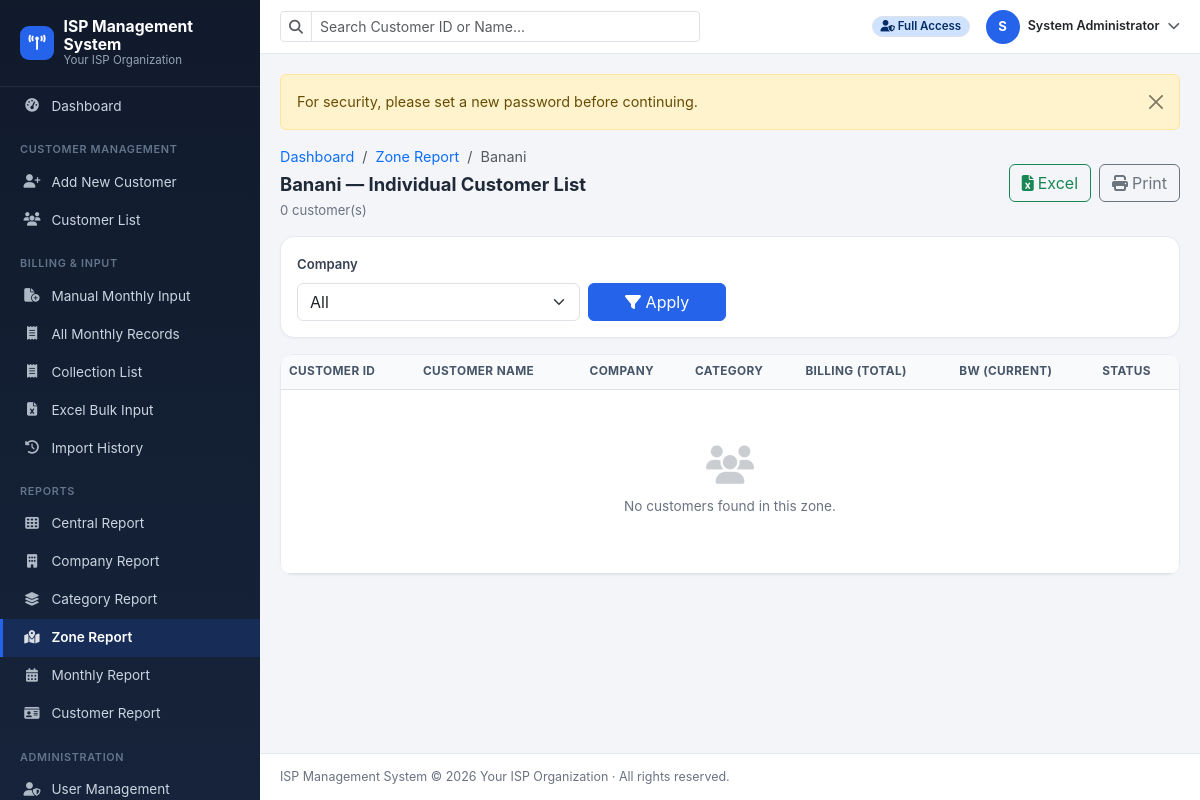
/reports/zone_customers.php?zone=2 (signed in), run on the app's committed database.
### tables this page shows
CREATE TABLE IF NOT EXISTS `users` (
  `id` INT UNSIGNED NOT NULL AUTO_INCREMENT,
  `full_name` VARCHAR(150) NOT NULL,
  `username` VARCHAR(60) NOT NULL,
  `email` VARCHAR(150) NOT NULL,
  `password` VARCHAR(255) NOT NULL,
  `role` ENUM('admin','viewer') NOT NULL DEFAULT 'viewer',
  `status` ENUM('active','inactive') NOT NULL DEFAULT 'active',
  `failed_attempts` TINYINT UNSIGNED NOT NULL DEFAULT 0,
  `locked_until` DATETIME NULL DEFAULT NULL,
  `remember_token` VARCHAR(100) NULL DEFAULT NULL,
  `last_login_at` DATETIME NULL DEFAULT NULL,
  `must_change_password` TINYINT(1) NOT NULL DEFAULT 0,
  `created_at` DATETIME NOT NULL DEFAULT CURRENT_TIMESTAMP,
  `updated_at` DATETIME NOT NULL DEFAULT CURRENT_TIMESTAMP ON UPDATE CURRENT_TIMESTAMP,
  PRIMARY KEY (`id`),
  UNIQUE KEY `uq_users_username` (`username`),
  UNIQUE KEY `uq_users_email` (`email`)
);

CREATE TABLE IF NOT EXISTS `zones` (
  `id` INT UNSIGNED NOT NULL AUTO_INCREMENT,
  `zone_name` VARCHAR(100) NOT NULL,
  `status` ENUM('active','inactive') NOT NULL DEFAULT 'active',
  `created_at` DATETIME NOT NULL DEFAULT CURRENT_TIMESTAMP,
  `updated_at` DATETIME NOT NULL DEFAULT CURRENT_TIMESTAMP ON UPDATE CURRENT_TIMESTAMP,
  PRIMARY KEY (`id`),
  UNIQUE KEY `uq_zones_name` (`zone_name`)
);

### includes/functions.php (called while the page is built, shortened)
<?php
function app_settings(): array
{
    static $settings = null;
    if ($settings === null) {
        $settings = [];
        try {
            $stmt = db()->query('SELECT setting_key, setting_value FROM settings');
            foreach ($stmt->fetchAll() as $row) {
                $settings[$row['setting_key']] = $row['setting_value'];
            }
        } catch (Throwable $e) {
        }
        $defaults = [
            'software_name'          => 'ISP Management System',
            'organization_name'      => 'Your ISP Organization',
            'logo_path'              => '',
            'currency_code'          => 'BDT',
            'currency_symbol'        => '৳',
            'timezone'               => 'Asia/Dhaka',
            'date_format'            => 'd-m-Y',
            'month_format'           => 'M-Y',
            'customer_id_digits'     => '5',
            'default_pagination'     => '25',
            'excel_upload_limit_mb'  => '10',
            'session_timeout_minutes'=> '60',
        ];
        $settings = array_merge($defaults, $settings);
    }
    return $settings;
}
function setting(string $key, $default = null)
{
    $settings = app_settings();
    return $settings[$key] ?? $default;
}
function e(?string $value): string
{
    return htmlspecialchars($value ?? '', ENT_QUOTES, 'UTF-8');
}
function get_param(string $key, $default = '')
{
    return isset($_GET[$key]) ? trim((string) $_GET[$key]) : $default;
}
function flash_get(): array
{
    $messages = $_SESSION['flash'] ?? [];
    return $messages;
}
function build_query(array $overrides = []): string
{
    $params = array_merge($_GET, $overrides);
    return http_build_query($params);
}
function run_row(string $sql, array $params = []): ?array
{
    $stmt = db()->prepare($sql);
    $stmt->execute($params);
    $row = $stmt->fetch();
    return $row ?: null;
}
function run_all(string $sql, array $params = []): array
{
    $stmt = db()->prepare($sql);
    $stmt->execute($params);
    return $stmt->fetchAll();
}
function base_url(string $path = ''): string
{
    $base = defined('BASE_URL') ? BASE_URL : '';
    return rtrim($base, '/') . '/' . ltrim($path, '/');
}

### includes/db.php (called while the page is built)
<?php
function db(): PDO
{
    static $pdo = null;
    if ($pdo === null) {
        $dsn = 'mysql:host=' . DB_HOST . ';dbname=' . DB_NAME . ';charset=' . DB_CHARSET;
        $options = [
            PDO::ATTR_ERRMODE            => PDO::ERRMODE_EXCEPTION,
            PDO::ATTR_DEFAULT_FETCH_MODE => PDO::FETCH_ASSOC,
            PDO::ATTR_EMULATE_PREPARES   => false,
        ];
        try {
            $pdo = new PDO($dsn, DB_USER, DB_PASSWORD, $options);
        } catch (PDOException $e) {
            http_response_code(500);
            if (defined('APP_DEBUG') && APP_DEBUG) {
                die('Database connection failed: ' . htmlspecialchars($e->getMessage()));
            }
            die('Database connection failed. Please check config/database.php and try again.');
        }
    }
    return $pdo;
}

### config/config.php (called while the page is built, shortened)
<?php
require_once APP_ROOT . '/includes/db.php';
require_once APP_ROOT . '/includes/functions.php';
require_once APP_ROOT . '/includes/auth.php';
$settingsTz = setting('timezone', 'Asia/Dhaka');

### includes/auth.php (called while the page is built, shortened)
<?php
function is_logged_in(): bool
{
    return !empty($_SESSION['user_id']);
}
function current_user_id(): ?int
{
    return $_SESSION['user_id'] ?? null;
}
function current_user(): array
{
    static $user = null;
    if ($user !== null) {
        return $user;
    }
    $stmt = db()->prepare('SELECT * FROM users WHERE id = ? LIMIT 1');
    $stmt->execute([current_user_id()]);
    $row = $stmt->fetch();
    $user = $row;
    return $user;
}
function is_admin(): bool
{
    $u = current_user();
    return !empty($u) && $u['role'] === 'admin';
}
function require_login(): void
{
    if (!is_logged_in() || empty(current_user())) {
        $_SESSION['redirect_after_login'] = $_SERVER['REQUEST_URI'] ?? base_url('dashboard.php');
        redirect(base_url('login.php'));
    }
}

### reports/zone_customers.php (the view, shortened to what this page needs)
<?php
require_once __DIR__ . '/../config/config.php';
require_login();
$zoneId = get_param('zone');
$zoneName = get_param('zone_name');
$companyId = get_param('company');
$zone = null;
if ($zoneId !== '') {
    $zone = run_row('SELECT * FROM zones WHERE id = ?', [$zoneId]);
} elseif ($zoneName !== '') {
    $zone = run_row('SELECT * FROM zones WHERE zone_name = ?', [$zoneName]);
}
$where = ['c.deleted_at IS NULL', 'c.zone_id = ?'];
$params = [$zone['id']];
$whereSql = implode(' AND ', $where);
$rows = run_all(
    "SELECT c.customer_id, c.customer_name, co.company_name, cat.category_name, c.status,
        COALESCE((SELECT SUM(billing_amount) FROM monthly_records m WHERE m.customer_id=c.id AND m.deleted_at IS NULL),0) total_billing,
        COALESCE((SELECT bandwidth_mbps FROM monthly_records m WHERE m.customer_id=c.id AND m.deleted_at IS NULL ORDER BY billing_month DESC LIMIT 1),0) current_bw
     FROM customers c JOIN companies co ON co.id=c.company_id JOIN categories cat ON cat.id=c.category_id
     WHERE $whereSql ORDER BY c.customer_name",
    $params
);
$companies = list_companies();
$activeNav = 'report_zone';
require_once __DIR__ . '/../includes/header.php';
?>
<div class="d-flex flex-wrap justify-content-between align-items-center mb-3 gap-2 no-print">
  <div>
    <nav aria-label="breadcrumb"><ol class="breadcrumb small mb-1"><li class="breadcrumb-item"><a href="<?= e(base_url('dashboard.php')) ?>">Dashboard</a></li><li class="breadcrumb-item"><a href="<?= e(base_url('reports/zone.php')) ?>">Zone Report</a></li><li class="breadcrumb-item active"><?= e($zone['zone_name']) ?></li></ol></nav>
    <div class="section-title"><?= e($zone['zone_name']) ?> — Individual Customer List</div>
    <div class="section-sub"><?= number_format(count($rows)) ?> customer(s)</div>
  </div>
  <div class="d-flex gap-2">
    <a href="<?= e(base_url('reports/export.php?type=zone_customers&format=xlsx&' . build_query())) ?>" class="btn btn-outline-success"><i class="fa-solid fa-file-excel me-1"></i>Excel</a>
    <button class="btn btn-outline-secondary" onclick="window.print()"><i class="fa-solid fa-print me-1"></i>Print</button>
  </div>
</div>
<div class="card mb-3 no-print">
  <div class="card-body">
    <form method="get" class="row g-2 align-items-end">
      <div class="col-md-4"><label class="form-label">Company</label><select name="company" class="form-select"><option value="">All</option><?= options_html($companies, 'id', 'company_name', $companyId) ?></select></div>
      <div class="col-md-2"><button class="btn btn-primary w-100" type="submit"><i class="fa-solid fa-filter"></i> Apply</button></div>
    </form>
  </div>
</div>
<div class="card">
  <div class="table-responsive">
    <table class="table table-hover mb-0 datatable">
      <thead><tr><th>Customer ID</th><th>Customer Name</th><th>Company</th><th>Category</th><th>Billing (Total)</th><th>BW (Current)</th><th>Status</th></tr></thead>
      <tbody>
        <?php if (!$rows): ?><tr><td colspan="7"><div class="empty-state"><i class="fa-solid fa-users"></i>No customers found in this zone.</div></td></tr><?php endif; ?>
      </tbody>
    </table>
  </div>
</div>
<?php require_once __DIR__ . '/../includes/footer.php'; ?>

### includes/header.php (shortened to what this page needs)
<?php
$__user = current_user();
$activeNav = $activeNav ?? '';
$softwareName = setting('software_name', 'ISP Management System');
?>
<!DOCTYPE html>
<html lang="en">
<head>
<link rel="stylesheet" href="https://cdnjs.cloudflare.com/ajax/libs/bootstrap/5.3.3/css/bootstrap.min.css">
<link rel="stylesheet" href="https://cdnjs.cloudflare.com/ajax/libs/font-awesome/6.5.2/css/all.min.css">
<link rel="stylesheet" href="https://cdnjs.cloudflare.com/ajax/libs/datatables/1.13.11/css/dataTables.bootstrap5.min.css">
<link rel="stylesheet" href="<?= e(base_url('assets/css/style.css')) ?>">
</head>
<body>
<div class="ism-wrapper">
  <aside class="ism-sidebar" id="ismSidebar">
    <div class="brand">
      <div class="logo-badge"><i class="fa-solid fa-tower-broadcast"></i></div>
      <div class="brand-text"><?= e($softwareName) ?><small><?= e(setting('organization_name', '')) ?></small></div>
    </div>
    <nav class="nav flex-column pb-4">
      <a class="nav-link <?= $activeNav === 'dashboard' ? 'active' : '' ?>" href="<?= e(base_url('dashboard.php')) ?>">
        <i class="fa-solid fa-gauge-high"></i> Dashboard
      </a>
      <div class="ism-nav-section-title">Customer Management</div>
      <?php if (is_admin()): ?>
      <a class="nav-link <?= $activeNav === 'customer_add' ? 'active' : '' ?>" href="<?= e(base_url('customers/add.php')) ?>">
        <i class="fa-solid fa-user-plus"></i> Add New Customer
      </a>
      <?php endif; ?>
      <a class="nav-link <?= $activeNav === 'customer_list' ? 'active' : '' ?>" href="<?= e(base_url('customers/index.php')) ?>">
        <i class="fa-solid fa-users"></i> Customer List
      </a>
      <div class="ism-nav-section-title">Billing &amp; Input</div>
      <?php if (is_admin()): ?>
      <a class="nav-link <?= $activeNav === 'billing_add' ? 'active' : '' ?>" href="<?= e(base_url('billing/add.php')) ?>">
        <i class="fa-solid fa-file-circle-plus"></i> Manual Monthly Input
      </a>
      <?php endif; ?>
      <a class="nav-link <?= $activeNav === 'billing_list' ? 'active' : '' ?>" href="<?= e(base_url('billing/index.php')) ?>">
        <i class="fa-solid fa-receipt"></i> All Monthly Records
      </a>
      <a class="nav-link <?= $activeNav === 'collection_list' ? 'active' : '' ?>" href="<?= e(base_url('billing/collection_list.php')) ?>">
        <i class="fa-solid fa-receipt"></i> Collection List
      </a>
      <?php if (is_admin()): ?>
      <a class="nav-link <?= $activeNav === 'import_upload' ? 'active' : '' ?>" href="<?= e(base_url('import/upload.php')) ?>">
        <i class="fa-solid fa-file-excel"></i> Excel Bulk Input
      </a>
      <a class="nav-link <?= $activeNav === 'import_history' ? 'active' : '' ?>" href="<?= e(base_url('import/history.php')) ?>">
        <i class="fa-solid fa-clock-rotate-left"></i> Import History
      </a>
      <?php endif; ?>
      <div class="ism-nav-section-title">Reports</div>
      <a class="nav-link <?= $activeNav === 'report_central' ? 'active' : '' ?>" href="<?= e(base_url('reports/central.php')) ?>">
        <i class="fa-solid fa-table-cells"></i> Central Report
      </a>
      <a class="nav-link <?= $activeNav === 'report_company' ? 'active' : '' ?>" href="<?= e(base_url('reports/company.php')) ?>">
        <i class="fa-solid fa-building"></i> Company Report
      </a>
      <a class="nav-link <?= $activeNav === 'report_category' ? 'active' : '' ?>" href="<?= e(base_url('reports/category.php')) ?>">
        <i class="fa-solid fa-layer-group"></i> Category Report
      </a>
      <a class="nav-link <?= $activeNav === 'report_zone' ? 'active' : '' ?>" href="<?= e(base_url('reports/zone.php')) ?>">
        <i class="fa-solid fa-map-location-dot"></i> Zone Report
      </a>
      <a class="nav-link <?= $activeNav === 'report_monthly' ? 'active' : '' ?>" href="<?= e(base_url('reports/monthly.php')) ?>">
        <i class="fa-solid fa-calendar-days"></i> Monthly Report
      </a>
      <a class="nav-link <?= $activeNav === 'report_customer' ? 'active' : '' ?>" href="<?= e(base_url('reports/customer.php')) ?>">
        <i class="fa-solid fa-id-card"></i> Customer Report
      </a>
      <?php if (is_admin()): ?>
      <div class="ism-nav-section-title">Administration</div>
      <a class="nav-link <?= $activeNav === 'admin_users' ? 'active' : '' ?>" href="<?= e(base_url('admin/users.php')) ?>">
        <i class="fa-solid fa-user-shield"></i> User Management
      </a>
      <?php endif; ?>
    </nav>
  </aside>
  <div class="ism-main">
    <div class="ism-topbar no-print">
      <form class="flex-grow-1" style="max-width:420px;" action="<?= e(base_url('reports/customer.php')) ?>" method="get">
        <div class="input-group input-group-sm">
          <span class="input-group-text bg-white"><i class="fa-solid fa-magnifying-glass text-muted"></i></span>
          <input type="text" class="form-control" name="q" placeholder="Search Customer ID or Name..." value="<?= e($_GET['q'] ?? '') ?>">
        </div>
      </form>
      <div class="ms-auto d-flex align-items-center gap-3">
        <span class="badge rounded-pill <?= is_admin() ? 'bg-primary-subtle text-primary-emphasis' : 'bg-secondary-subtle text-secondary-emphasis' ?> border">
          <i class="fa-solid <?= is_admin() ? 'fa-user-shield' : 'fa-eye' ?>"></i>
          <?= is_admin() ? 'Full Access' : 'View Only' ?>
        </span>
        <div class="dropdown">
          <a class="d-flex align-items-center gap-2 text-decoration-none text-dark cursor-pointer" data-bs-toggle="dropdown">
            <span class="avatar-circle"><?= e(strtoupper(substr($__user['full_name'] ?? 'U', 0, 1))) ?></span>
            <span class="d-none d-md-inline small fw-semibold"><?= e($__user['full_name'] ?? '') ?></span>
            <i class="fa-solid fa-chevron-down small text-muted"></i>
          </a>
        </div>
      </div>
    </div>
    <div class="ism-content">
      <?php $flashes = flash_get(); if ($flashes): ?>
        <?php foreach ($flashes as $f): ?>
          <div class="alert alert-<?= e($f['type']) ?> alert-dismissible fade show" role="alert">
            <?= $f['message'] ?>
            <button type="button" class="btn-close" data-bs-dismiss="alert"></button>
          </div>
        <?php endforeach; ?>
      <?php endif; ?>

### data on the page
users: full_name "S", full_name "System Administrator"
zones: zone_name "Banani"

### other printed values
$softwareName "ISP Management System"
setting('organization_name', '') "Your ISP Organization"
$f['message'] "For security, please set a new password before continuing."
count($rows) "0"
setting('software_name', 'ISP Management System') "ISP Management System"
